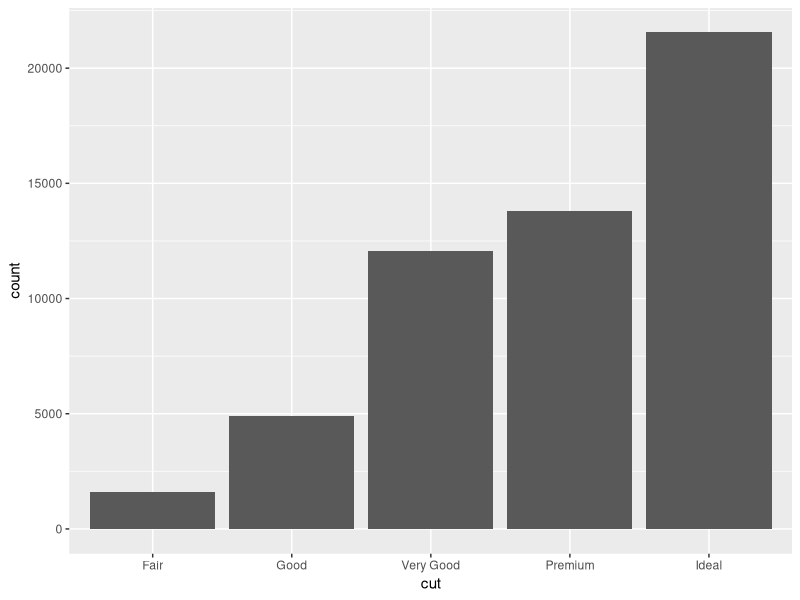
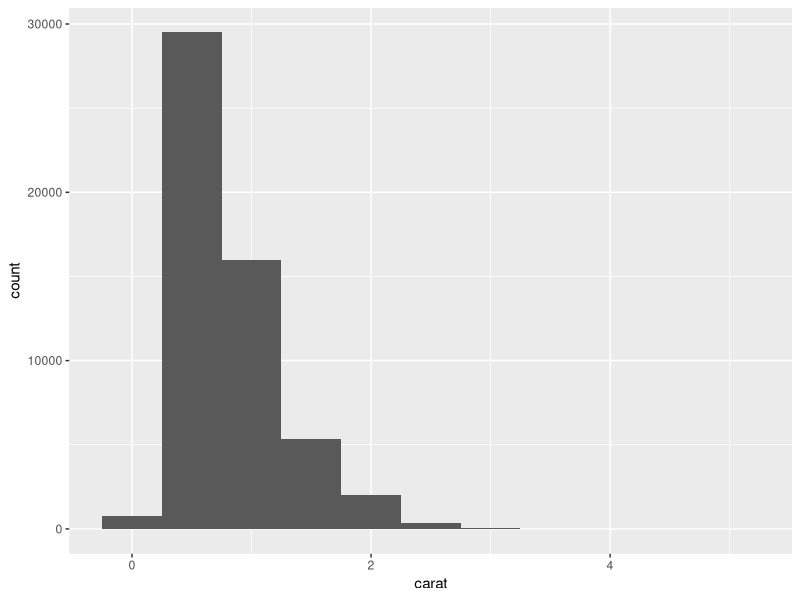
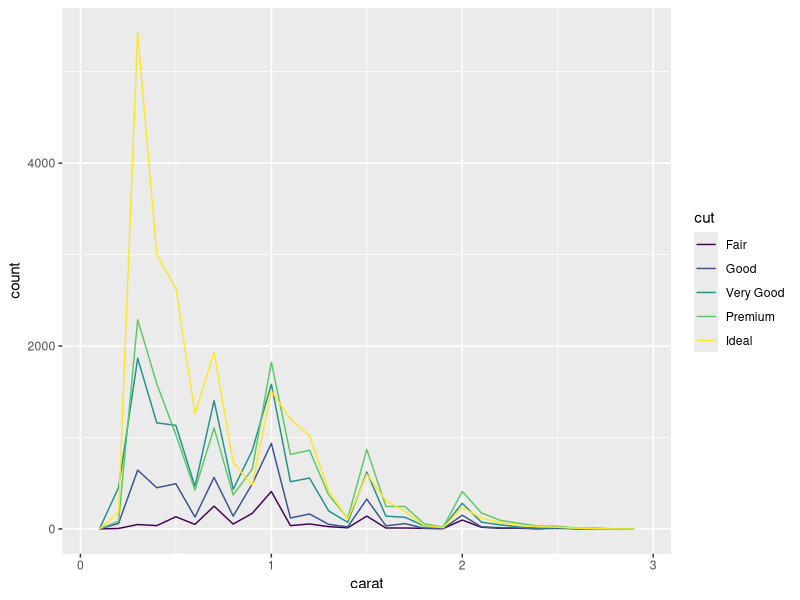
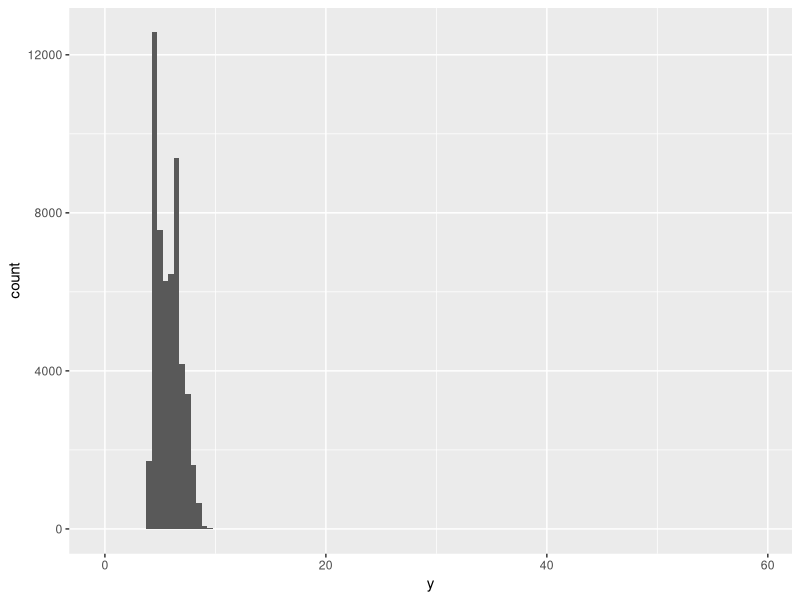
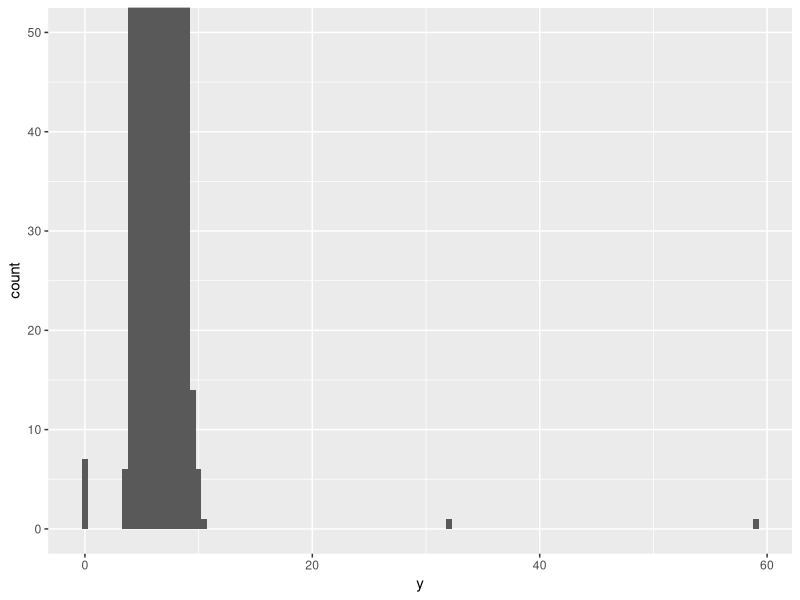
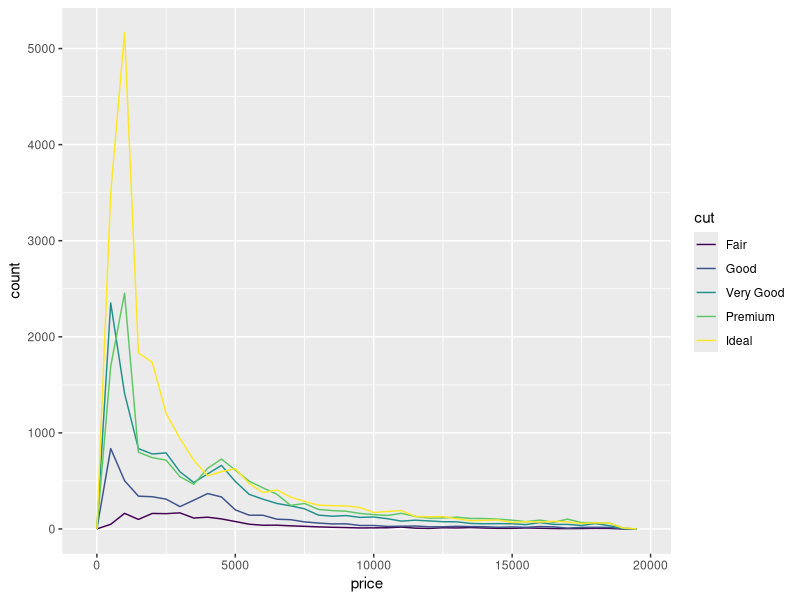
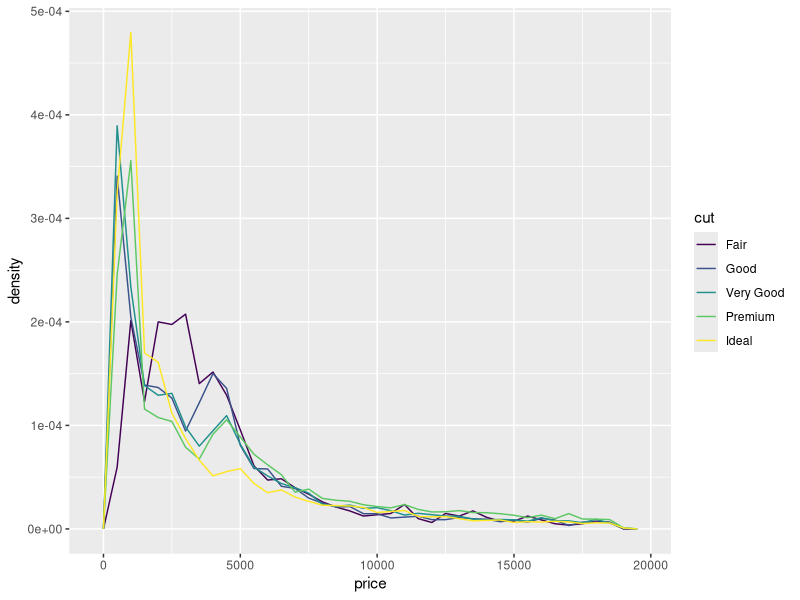
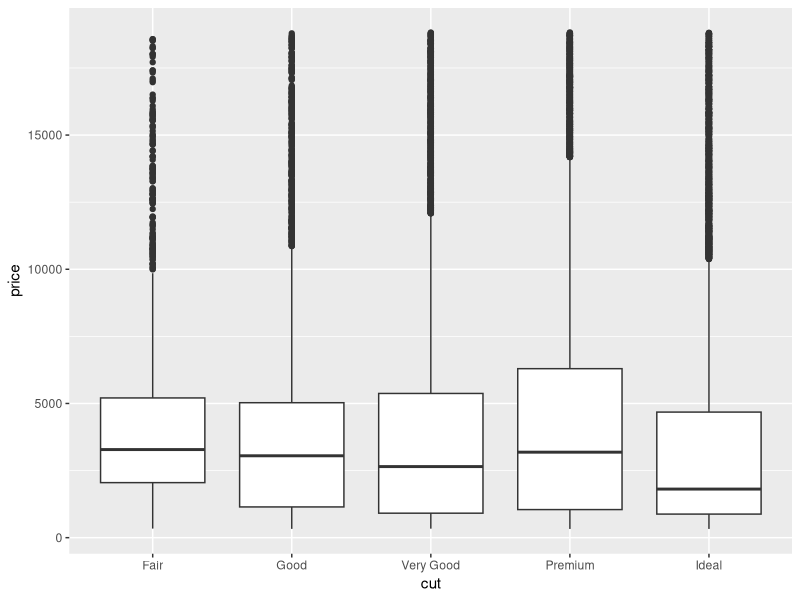

The R script that drew these images, in order: (Note: this script raises an error after producing the figures.)
## ---- chunk 1
knitr::opts_chunk$set(echo = TRUE)
library(tidyverse)
## ---- chunk 2
ggplot(data = diamonds) +
  geom_bar(mapping = aes(x = cut))
## ---- chunk 3
diamonds %>% 
  count(cut)
## ---- chunk 4
ggplot(data = diamonds) +
  geom_histogram(mapping = aes(x = carat), binwidth = 0.5)
## ---- chunk 5
diamonds %>% 
  count(cut_width(carat, 0.5))
## ---- chunk 6
smaller <- diamonds %>% 
  filter(carat < 3)

ggplot(data = smaller, mapping = aes(x = carat, colour = cut)) +
  geom_freqpoly(binwidth = 0.1)
## ---- chunk 7
ggplot(diamonds) + 
  geom_histogram(mapping = aes(x = y), binwidth = 0.5)
## ---- chunk 8
ggplot(diamonds) + 
  geom_histogram(mapping = aes(x = y), binwidth = 0.5) +
  coord_cartesian(ylim = c(0, 50))
## ---- chunk 9
diamonds %>% 
  filter(y < 3 | y > 20) %>% 
  select(price, x, y, z) %>%
  arrange(y)
## ---- chunk 10
diamonds2 <- diamonds %>% 
  filter(between(y, 3, 20))
## ---- chunk 11
diamonds2 <- diamonds %>% 
  mutate(y = ifelse(y < 3 | y > 20, NA, y))
## ---- chunk 12
ggplot(data = diamonds, mapping = aes(x = price)) + 
  geom_freqpoly(mapping = aes(colour = cut), binwidth = 500)
## ---- chunk 13
ggplot(data = diamonds, mapping = aes(x = price, y = ..density..)) + 
  geom_freqpoly(mapping = aes(colour = cut), binwidth = 500)
## ---- chunk 14
ggplot(data = diamonds, mapping = aes(x = cut, y = price)) +
  geom_boxplot()
## ---- chunk 15
#Uma variável categórica sem ordem, e sem usar a função reorder()
ggplot(data = mpg, mapping = aes(x = class, y = hwy)) +
  geom_boxplot()

#A mesma variável categórica sem ordem, agora usando a função reorder(), reordenando pela mediana.
ggplot(data = mpg) +
  geom_boxplot(mapping = aes(x = reorder(class, hwy, FUN = median), y = hwy))
## ---- chunk 16
ggplot(data = diamonds) +
  geom_count(mapping = aes(x = cut, y = color))
## ---- chunk 17
diamonds %>% 
  count(color, cut) %>%  
  ggplot(mapping = aes(x = color, y = cut)) +
    geom_tile(mapping = aes(fill = n))
## ---- chunk 18
ggplot(data = diamonds) +
  geom_point(mapping = aes(x = carat, y = price))
## ---- chunk 19
ggplot(data = smaller) +
  geom_bin2d(mapping = aes(x = carat, y = price))

library(hexbin)
ggplot(data = smaller) +
  geom_hex(mapping = aes(x = carat, y = price))
## ---- chunk 20
ggplot(data = smaller, mapping = aes(x = carat, y = price)) + 
  geom_boxplot(mapping = aes(group = cut_width(carat, 0.1)))
## ---- chunk 21
ggplot(data = faithful) + 
  geom_point(mapping = aes(x = eruptions, y = waiting))
## ---- chunk 22
ggplot(data = diamonds2) + 
  geom_boxplot(mapping = aes(x = cut, y = resid))
